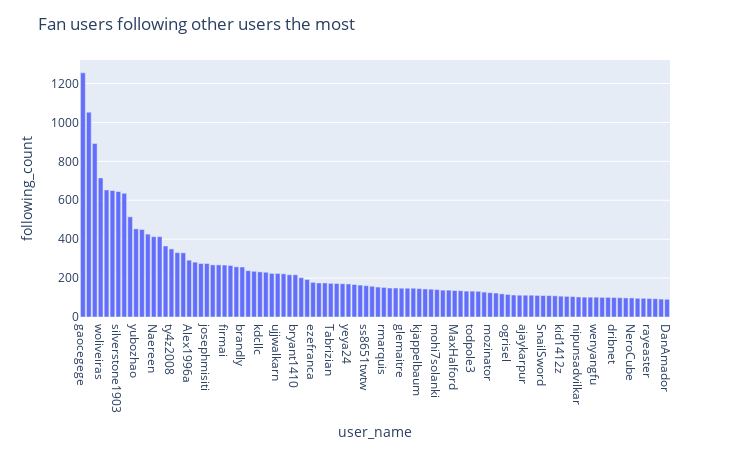

Notebook source saved alongside this figure:
### Code cell
top_following = df.sort_values(by='following_count', axis=0, ascending=False)
fig = px.bar(top_following[:100], x='user_name', y='following_count', hover_data=['following_count'])
fig.update_layout(height=450, width=750, title_text='Fan users following other users the most')
fig.show()

### Figure 1 — Plotly figure (JSON) as saved in the notebook; plotly's stock layout.template omitted (floating-point values rounded to 4 significant figures)
{"data": [{"alignmentgroup": "True", "customdata": [[1255], [1053], [892], [715], [653], [650], [645], [636], [515], [453], [450], [426], [413], [413], [365], [350], [331], [330], [292], [282], [275], [275], [268], [268], [267], [265], [258], [257], [238], [235], [232], [230], [224], [224], [222], [217], [217], [202], [193], [178], [175], [175], [173], [172], [171], [170], [167], [164], [161], [158], [154], [152], [149], [149], [148], [148], [148], [146], [144], [143], [141], [138], [138], [136], [135], [133], [133], [132], [128], [125], [123], [119], [116], [113], [112], [112], [112], [111], [110], [110], [109], [107], [106], [105], [103], [102], [102], [102], [101], [101], [100], [99], [98], [98], [96], [96], [95], [94], [92], [91]], "hovertemplate": "user_name=%{x}<br>following_count=%{customdata[0]}<extra></extra>", "legendgroup": "", "marker": {"color": "#636efa"}, "name": "", "offsetgroup": "", "orientation": "v", "showlegend": false, "textposition": "auto", "type": "bar", "x": ["gaocegege", "ghosthamlet", "spekulatius", "woliveiras", "EricSchles", "yupbank", "silverstone1903", "linkerlin", "yurrriq", "yubozhao", "layumi", "oldratlee", "Naereen", "soumith", "swirlingsand", "ty4z2008", "mihaimaruseac", "hangtwenty", "Alex1996a", "willingc", "yulequan", "josephmisiti", "sourcesoft", "kelvins", "firmai", "bigsnarfdude", "brylie", "brandly", "automata", "denisarnaud", "kdcllc", "joaopedronardari", "swiftdiaries", "ujjwalkarn", "Amir-Arsalan", "feihugis", "bryant1410", "MaherJendoubi", "raybellwaves", "ezefranca", "agramfort", "svaksha", "Tabrizian", "eiso", "Youssef1313", "yeya24", "guillaume-chevalier", "idf", "ss8651twtw", "nickpoorman", "cheyang", "rmarquis", "leviding", "daavoo", "glemaitre", "kuixu", "AlekSi", "kjappelbaum", "juanpabloaj", "tys1998", "mohi7solanki", "gdequeiroz", "alvaropinot", "MaxHalford", "apachaves", "ketanhwr", "todpole3", "Jeffwan", "lantiga", "mozinator", "westurner", "fdb", "ogrisel", "WuZhuoran", "quevedin", "ajaykarpur", "tdhopper", "ClimbsRocks", "SnailSword", "soulmachine", "BioGeek", "kid1412z", "pfcoperez", "haossr", "nipunsadvilkar", "hcho3", "Sea-n", "wenyangfu", "weakish", "changlinzhang", "dribnet", "abhshkdz", "romanlutz", "NeroCube", "mtchavez", "proycon", "rayeaster", "AdityaSoni19031997", "kinow", "DanAmador"], "xaxis": "x", "y": [1255, 1053, 892, 715, 653, 650, 645, 636, 515, 453, 450, 426, 413, 413, 365, 350, 331, 330, 292, 282, 275, 275, 268, 268, 267, 265, 258, 257, 238, 235, 232, 230, 224, 224, 222, 217, 217, 202, 193, 178, 175, 175, 173, 172, 171, 170, 167, 164, 161, 158, 154, 152, 149, 149, 148, 148, 148, 146, 144, 143, 141, 138, 138, 136, 135, 133, 133, 132, 128, 125, 123, 119, 116, 113, 112, 112, 112, 111, 110, 110, 109, 107, 106, 105, 103, 102, 102, 102, 101, 101, 100, 99, 98, 98, 96, 96, 95, 94, 92, 91], "yaxis": "y"}], "layout": {"barmode": "relative", "height": 450, "legend": {"tracegroupgap": 0}, "margin": {"t": 60}, "title": {"text": "Fan users following other users the most"}, "width": 750, "xaxis": {"anchor": "y", "domain": [0, 1], "title": {"text": "user_name"}}, "yaxis": {"anchor": "x", "domain": [0, 1], "title": {"text": "following_count"}}}}
